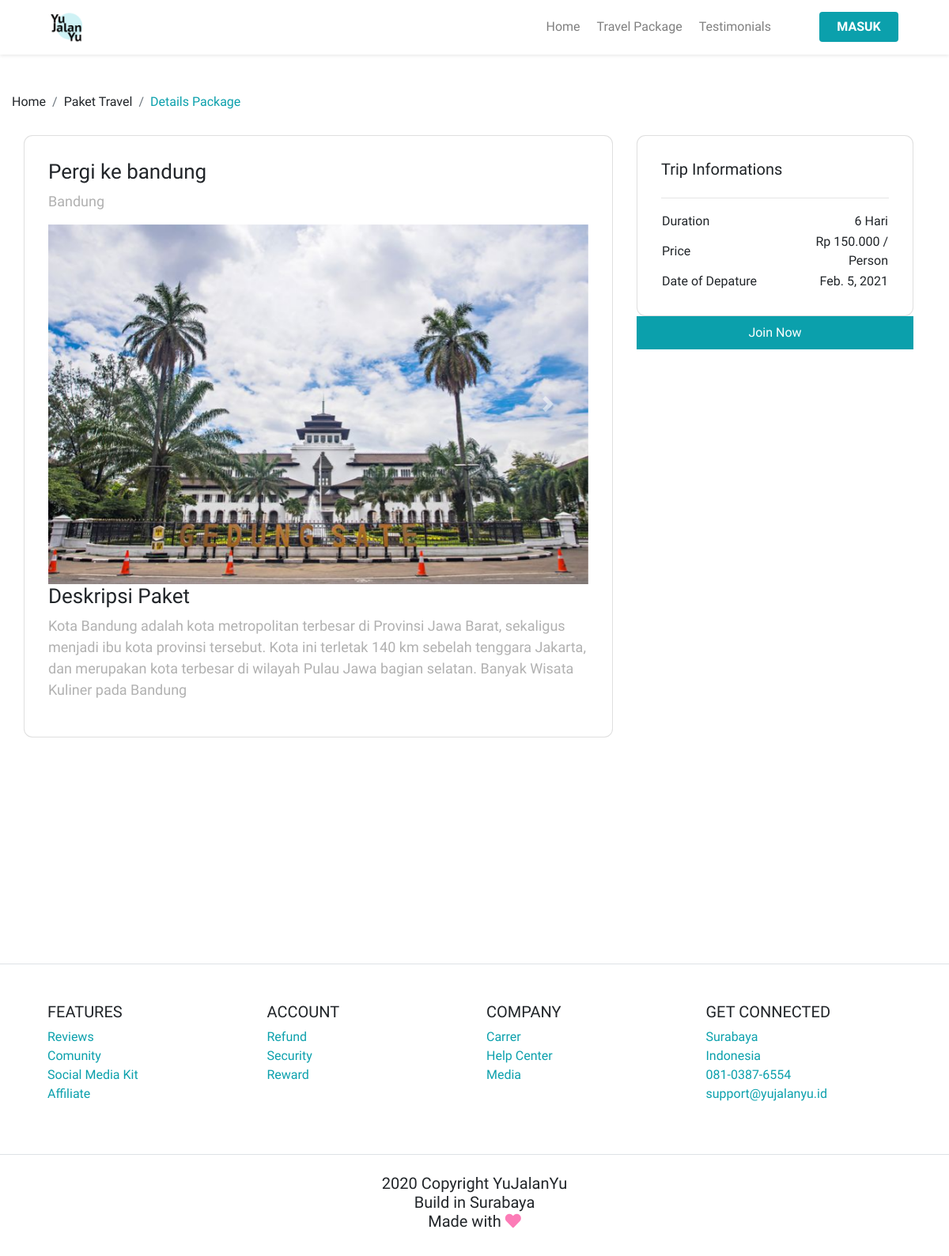
Screenshot of /paket/detail/pergi-ke-bandung with the database file from the repository.
### Paket/models.py (models this page shows, shortened)
class modelPaket(models.Model):
	nama_paket = models.CharField(max_length=100)
	destinasi = models.CharField(max_length=100)
	about = models.TextField()
	harga = models.IntegerField()
	lama_hari = models.IntegerField()
	tgl_berangkat = models.DateField()
	tgl_dibuat = models.DateField(auto_now=True, editable=False)
	slug = models.SlugField(editable=False)

class imagesPaket(models.Model):
	id_paket = models.ForeignKey('modelPaket',related_name='images', on_delete=models.CASCADE)
	image = models.ImageField(null=True, blank=True)
	def getImage(self):
		return self.image.url

### Paket/views.py (the view)
# urls.py: re_path(r'^detail/(?P<slug>[\w-]+)$', DetailPaket.as_view(), name='detail'),
class DetailPaket(FormMixin, DetailView):
    form_class = TransaksiForm
    model = modelPaket
    initial={}
    template_name = 'paket/detailPaket.html'
    extra_context = {
        'title': 'DETAIL',
    }
    def get_initial(self):
        dataPaket = self.model.objects.get(slug=self.kwargs['slug'])
        if self.request.user.is_authenticated:
            self.initial={
            'paket':dataPaket.slug,
            'user':self.request.user.email
            }
            return self.initial.copy()
        else:
            return super().get_initial()

### Paket/templates/paket/detailPaket.html (shortened to what this page needs)
{% extends "PaketView.html" %}
{% load static %}
{% load humanize %}
{% block content %}
	<main>
		<section class="section-package-content mt-5">
			<div class="container">
			 <div class="row">
				 <div class="row p-0">
					 <nav>
						 <ol class="breadcrumb">
							 <li class="breadcrumb-item">
								 Home
							 </li>
							 <li class="breadcrumb-item">
							  Paket Travel
						  </li>
						  <li class="breadcrumb-item active">
							Details Package
						</li>
						 </ol>
					 </nav>
				 </div>
			 </div>
		</div>
		</section>
		<section class="section-package">
			<div class="container">
			  <div class="row">
				<div class="col-lg-8 pl-lg-0">
					<div class="card card-details">
						<h1>{{object.nama_paket}}</h1>
						<p>{{object.destinasi}}	</p>
						<div id="carouselImg" class="carousel slide" data-ride="carousel">
							<div class="carousel-inner">
								{% for x in object.images.all %}
									{% if forloop.counter == 1 %}
									  <div class="carousel-item active">
										<img class="d-block w-100" src="{{x.image.url}}" alt="First slide">
									  </div>
									  {% else %}
									  	<div class="carousel-item">
											<img class="d-block w-100" src="{{x.image.url}}" alt="First slide">
										</div>
									{% endif %}
							  {% endfor %}
							</div>
							<a class="carousel-control-prev" href="#carouselImg" role="button" data-slide="prev">
							  <span class="carousel-control-prev-icon" aria-hidden="true"></span>
							</a>
							<a class="carousel-control-next" href="#carouselImg" role="button" data-slide="next">
							  <span class="carousel-control-next-icon" aria-hidden="true"></span>
							</a>
						  </div>
						<h1>Deskripsi Paket</h1>
						<p class="text-description">{{object.about}}</p>
			  </div>
			</div>
			<div class="col-lg-4">
			  <div class="card card-details card-right">
				  <h2>Trip Informations</h2>
				  <hr>
				  <table class="trip-information">
					  <tr>
						  <td width='50%'>Duration</td>
						  <td width='50%' class="text-right">
							 {{object.lama_hari}} Hari
						  </td>
					  </tr>
					  <tr>
						  <td width='40%'>Price</td>
						  <td width='70%' class="text-right">
						   Rp {{object.harga|intcomma}} / Person
						  </td>
					  </tr>
					  <tr>
						  <td width='50%'>Date of Depature</td>
						  <td width='50%' class="text-right">
							 {{object.tgl_berangkat}}
						  </td>
					  </tr>
				  </table>
		  </div>
		  <div class="join-container">
			  <button data-toggle="modal" data-target="#modalCheckout" class="btn btn-block btn-join-now mt-3 py-2">
				  Join Now
			  </button>
		   </div>
	   </div>
	  </div>
	  </div>
		  </section>
	</main>
{% endblock content %}

### templates/PaketView.html (shortened to what this page needs)
<!DOCTYPE html>
<html lang="en">
<head>
	{% include "./include/css.html" %}
</head>
<body>
	{% include './include/navbar.html' %}
	{% block content %}
	{% endblock content %}
	{% include './include/footer.html' %}
</body>
</html>

### templates/include/css.html (shortened to what this page needs)
{% load static %}
<link rel="stylesheet" href="{% static 'bootstrap/css/bootstrap.min.css' %}">
<link rel="stylesheet" href="{% static 'styles/main.css' %}">
<link rel="stylesheet" href="{% static 'xzoom/xzoom.css' %}">
<link rel="stylesheet" href="https://use.fontawesome.com/releases/v5.15.1/css/all.css">
<link rel="stylesheet" href="https://use.fontawesome.com/releases/v5.15.1/css/v4-shims.css">

### templates/include/navbar.html (shortened to what this page needs)
{% load static %}
<nav class="navbar navbar-expand-lg navbar-light shadow-sm">
  <a class="navbar-brand ml-5" href="{% url "home" %}">
    <img src="{% static '/images/Logo.png' %}" alt="">
  </a>
  <div class="collapse navbar-collapse" id="navbarTogglerDemo02">
    <ul class="navbar-nav ml-auto mr-5 mt-2 mt-lg-0">
      <li class="nav-item">
        <a class="nav-link" href="{% url 'home' %}">Home</a>
      </li>
      <li class="nav-item">
        <a class="nav-link" href="{% url 'paket:view' %}">Travel Package</a>
      </li>
      <li class="nav-item">
        <a class="nav-link" href="#testimonials">Testimonials</a>
      </li>
    </ul>
      {% if user.is_authenticated %}
        <a class="btn btn-login mr-5 " href="{% url "akun:logout" %}">KELUAR</a>
        {% else %}
        <button class="btn btn-login mr-5" data-toggle="modal" data-target="#modalLogin" href="#">MASUK</button>
      {% endif %}
  </div>
</nav>

### templates/include/modal.html (shortened to what this page needs)
{% load static %}

### templates/include/modal_checkout.html (shortened to what this page needs)
{% load static %}
{% load humanize %}

### templates/include/footer.html
{% load static %}
<footer class="section-footer mt-5 mb-4 border-top">
    <div class="container pt-5 pb-5">
        <div class="col-12">
            <div class="row">
                <div class="col-12 col-lg-3">
                    <h5>
                        FEATURES
                    </h5>
                    <ul class="list-unstyled">
                        <li><a href="#">Reviews</a></li>
                        <li><a href="#">Comunity</a></li>
                        <li><a href="#">Social Media Kit</a></li>
                        <li><a href="#">Affiliate</a></li>
                    </ul>
                </div>
                <div class="col-12 col-lg-3">
                    <h5>
                        ACCOUNT
                    </h5>
                    <ul class="list-unstyled">
                        <li><a href="#">Refund</a></li>
                        <li><a href="#">Security</a></li>
                        <li><a href="#">Reward</a></li>
                    </ul>
                </div>
                <div class="col-12 col-lg-3">
                    <h5>
                        COMPANY
                    </h5>
                    <ul class="list-unstyled">
                        <li><a href="#">Carrer</a></li>
                        <li><a href="#">Help Center</a></li>
                        <li><a href="#">Media</a></li>
                    </ul>
                </div>
                <div class="col-12 col-lg-3">
                    <h5>
                        GET CONNECTED
                    </h5>
                    <ul class="list-unstyled">
                        <li><a href="#">Surabaya</a></li>
                        <li><a href="#">Indonesia</a></li>
                        <li><a href="#">081-0387-6554</a></li>
                        <li><a href="#">support@yujalanyu.id</a></li>
                    </ul>
                </div>
            </div>
        </div>
    </div>
    <div class="container-fluid">
        <div class="row border-top justify-content-center align-items-center pt-4">
            <div class="col-auto text-gray-500 font-weight-light text-center">
              <h2>2020 Copyright YuJalanYu
                <br>
                Build in Surabaya
                <br> Made with
                <i class="fas fa-heart" style="color: rgb(252, 124, 183);"></i>
              </h2>
            </div>
        </div>
    </div>
  </footer>

### templates/include/js.html (shortened to what this page needs)
{% load static %}

### static/styles/main.css (style rules this page uses)
body { font-family: 'PT Sans Caption', sans-serif; }
.navbar-brand img { width: 40px; }
.btn-login { background-color: #0BA0AC; color: #ffffff; width: 100px; font-weight: bold; }
.nav-link { margin-right: 5px; }
.section-footer a { color: #0BA0AC; }
.section-package-content .breadcrumb { background-color: transparent; padding: 0; margin-bottom: 30px; }
.section-package-content .breadcrumb-item.active { color: #0BA0AC; }
.section-package { min-height: 1000px; }
.section-package .card-details { padding: 30px; border-radius: 11px; }
.section-package .join-container { margin-top: -16px; }
.section-package .btn-join-now { background-color: #0BA0AC; color: #ffffff; border-radius: 0; }
h1 { font-size: 26px; }
h2 { font-size: 20px; }
p { font-size: 18px; color: #b1b1b1; }
a { color: #0BA0AC; }

### rows the page displays
modelPaket: nama_paket "Pergi ke bandung", destinasi "Bandung", about "Kota Bandung adalah kota metropolitan terbesar di Provinsi Jawa Barat, sekaligus menjadi ibu kota provinsi tersebut. Kota ini terletak 140 km sebelah tenggara Jakarta, dan merupakan kota terbesar di wilayah Pulau Jawa bagian selatan. Banyak Wisata Kuliner pada Bandung", lama_hari "6", harga "150.000", tgl_berangkat "Feb. 5, 2021"
imagesPaket: image (picture)
